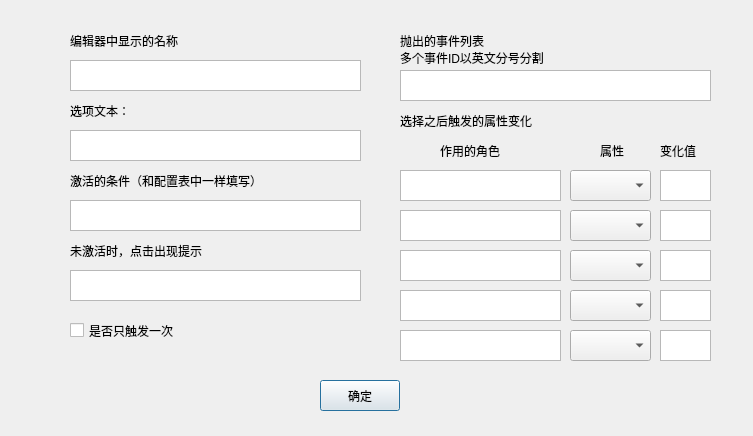
<?xml version="1.0" encoding="UTF-8"?>
<ui version="4.0">
 <class>DlgSetOption</class>
 <widget class="QDialog" name="DlgSetOption">
  <property name="geometry">
   <rect>
    <x>0</x>
    <y>0</y>
    <width>753</width>
    <height>436</height>
   </rect>
  </property>
  <property name="windowTitle">
   <string>Dialog</string>
  </property>
  <widget class="QPushButton" name="pushButton">
   <property name="geometry">
    <rect>
     <x>320</x>
     <y>380</y>
     <width>80</width>
     <height>31</height>
    </rect>
   </property>
   <property name="text">
    <string>确定</string>
   </property>
  </widget>
  <widget class="QLabel" name="label">
   <property name="geometry">
    <rect>
     <x>70</x>
     <y>100</y>
     <width>81</width>
     <height>21</height>
    </rect>
   </property>
   <property name="text">
    <string>选项文本：</string>
   </property>
   <property name="alignment">
    <set>Qt::AlignLeading|Qt::AlignLeft|Qt::AlignVCenter</set>
   </property>
  </widget>
  <widget class="QLabel" name="label_2">
   <property name="geometry">
    <rect>
     <x>70</x>
     <y>170</y>
     <width>211</width>
     <height>21</height>
    </rect>
   </property>
   <property name="text">
    <string>激活的条件（和配置表中一样填写）</string>
   </property>
   <property name="alignment">
    <set>Qt::AlignLeading|Qt::AlignLeft|Qt::AlignVCenter</set>
   </property>
  </widget>
  <widget class="QLabel" name="label_3">
   <property name="geometry">
    <rect>
     <x>70</x>
     <y>240</y>
     <width>151</width>
     <height>21</height>
    </rect>
   </property>
   <property name="text">
    <string>未激活时，点击出现提示</string>
   </property>
   <property name="alignment">
    <set>Qt::AlignLeading|Qt::AlignLeft|Qt::AlignVCenter</set>
   </property>
  </widget>
  <widget class="QLabel" name="label_4">
   <property name="geometry">
    <rect>
     <x>400</x>
     <y>30</y>
     <width>111</width>
     <height>21</height>
    </rect>
   </property>
   <property name="text">
    <string>抛出的事件列表</string>
   </property>
   <property name="alignment">
    <set>Qt::AlignLeading|Qt::AlignLeft|Qt::AlignVCenter</set>
   </property>
  </widget>
  <widget class="QLabel" name="label_6">
   <property name="geometry">
    <rect>
     <x>70</x>
     <y>30</y>
     <width>121</width>
     <height>21</height>
    </rect>
   </property>
   <property name="text">
    <string>编辑器中显示的名称</string>
   </property>
   <property name="alignment">
    <set>Qt::AlignLeading|Qt::AlignLeft|Qt::AlignVCenter</set>
   </property>
  </widget>
  <widget class="QTextEdit" name="txt_remark">
   <property name="geometry">
    <rect>
     <x>70</x>
     <y>60</y>
     <width>291</width>
     <height>31</height>
    </rect>
   </property>
  </widget>
  <widget class="QTextEdit" name="txt_text">
   <property name="geometry">
    <rect>
     <x>70</x>
     <y>130</y>
     <width>291</width>
     <height>31</height>
    </rect>
   </property>
  </widget>
  <widget class="QTextEdit" name="txt_cond">
   <property name="geometry">
    <rect>
     <x>70</x>
     <y>200</y>
     <width>291</width>
     <height>31</height>
    </rect>
   </property>
  </widget>
  <widget class="QTextEdit" name="txt_tips">
   <property name="geometry">
    <rect>
     <x>70</x>
     <y>270</y>
     <width>291</width>
     <height>31</height>
    </rect>
   </property>
  </widget>
  <widget class="QTextEdit" name="txt_events">
   <property name="geometry">
    <rect>
     <x>400</x>
     <y>70</y>
     <width>311</width>
     <height>31</height>
    </rect>
   </property>
  </widget>
  <widget class="QLabel" name="label_7">
   <property name="geometry">
    <rect>
     <x>400</x>
     <y>50</y>
     <width>251</width>
     <height>16</height>
    </rect>
   </property>
   <property name="text">
    <string>多个事件ID以英文分号分割</string>
   </property>
   <property name="alignment">
    <set>Qt::AlignLeading|Qt::AlignLeft|Qt::AlignVCenter</set>
   </property>
  </widget>
  <widget class="QCheckBox" name="cebox">
   <property name="geometry">
    <rect>
     <x>70</x>
     <y>310</y>
     <width>121</width>
     <height>41</height>
    </rect>
   </property>
   <property name="layoutDirection">
    <enum>Qt::LeftToRight</enum>
   </property>
   <property name="text">
    <string>是否只触发一次</string>
   </property>
   <property name="iconSize">
    <size>
     <width>32</width>
     <height>32</height>
    </size>
   </property>
   <property name="checkable">
    <bool>true</bool>
   </property>
   <property name="tristate">
    <bool>false</bool>
   </property>
  </widget>
  <widget class="QLabel" name="label_5">
   <property name="geometry">
    <rect>
     <x>400</x>
     <y>110</y>
     <width>171</width>
     <height>21</height>
    </rect>
   </property>
   <property name="text">
    <string>选择之后触发的属性变化</string>
   </property>
   <property name="alignment">
    <set>Qt::AlignLeading|Qt::AlignLeft|Qt::AlignVCenter</set>
   </property>
  </widget>
  <widget class="QLabel" name="label_8">
   <property name="geometry">
    <rect>
     <x>440</x>
     <y>140</y>
     <width>71</width>
     <height>21</height>
    </rect>
   </property>
   <property name="text">
    <string>作用的角色</string>
   </property>
   <property name="alignment">
    <set>Qt::AlignLeading|Qt::AlignLeft|Qt::AlignVCenter</set>
   </property>
  </widget>
  <widget class="QLabel" name="label_9">
   <property name="geometry">
    <rect>
     <x>600</x>
     <y>140</y>
     <width>51</width>
     <height>21</height>
    </rect>
   </property>
   <property name="text">
    <string>属性</string>
   </property>
   <property name="alignment">
    <set>Qt::AlignLeading|Qt::AlignLeft|Qt::AlignVCenter</set>
   </property>
  </widget>
  <widget class="QLabel" name="label_10">
   <property name="geometry">
    <rect>
     <x>660</x>
     <y>140</y>
     <width>51</width>
     <height>21</height>
    </rect>
   </property>
   <property name="text">
    <string>变化值</string>
   </property>
   <property name="alignment">
    <set>Qt::AlignLeading|Qt::AlignLeft|Qt::AlignVCenter</set>
   </property>
  </widget>
  <widget class="QWidget" name="attrs" native="true">
   <property name="geometry">
    <rect>
     <x>390</x>
     <y>120</y>
     <width>331</width>
     <height>251</height>
    </rect>
   </property>
   <widget class="QComboBox" name="cmb_attr_2">
    <property name="geometry">
     <rect>
      <x>180</x>
      <y>90</y>
      <width>81</width>
      <height>31</height>
     </rect>
    </property>
   </widget>
   <widget class="QTextEdit" name="txt_delta_2">
    <property name="geometry">
     <rect>
      <x>270</x>
      <y>90</y>
      <width>51</width>
      <height>31</height>
     </rect>
    </property>
   </widget>
   <widget class="QTextEdit" name="txt_delta_5">
    <property name="geometry">
     <rect>
      <x>270</x>
      <y>210</y>
      <width>51</width>
      <height>31</height>
     </rect>
    </property>
   </widget>
   <widget class="QTextEdit" name="txt_role_1">
    <property name="geometry">
     <rect>
      <x>10</x>
      <y>50</y>
      <width>161</width>
      <height>31</height>
     </rect>
    </property>
   </widget>
   <widget class="QTextEdit" name="txt_delta_1">
    <property name="geometry">
     <rect>
      <x>270</x>
      <y>50</y>
      <width>51</width>
      <height>31</height>
     </rect>
    </property>
   </widget>
   <widget class="QTextEdit" name="txt_role_3">
    <property name="geometry">
     <rect>
      <x>10</x>
      <y>130</y>
      <width>161</width>
      <height>31</height>
     </rect>
    </property>
   </widget>
   <widget class="QComboBox" name="cmb_attr_4">
    <property name="geometry">
     <rect>
      <x>180</x>
      <y>170</y>
      <width>81</width>
      <height>31</height>
     </rect>
    </property>
   </widget>
   <widget class="QComboBox" name="cmb_attr_3">
    <property name="geometry">
     <rect>
      <x>180</x>
      <y>130</y>
      <width>81</width>
      <height>31</height>
     </rect>
    </property>
   </widget>
   <widget class="QComboBox" name="cmb_attr_1">
    <property name="geometry">
     <rect>
      <x>180</x>
      <y>50</y>
      <width>81</width>
      <height>31</height>
     </rect>
    </property>
   </widget>
   <widget class="QTextEdit" name="txt_delta_3">
    <property name="geometry">
     <rect>
      <x>270</x>
      <y>130</y>
      <width>51</width>
      <height>31</height>
     </rect>
    </property>
   </widget>
   <widget class="QTextEdit" name="txt_role_5">
    <property name="geometry">
     <rect>
      <x>10</x>
      <y>210</y>
      <width>161</width>
      <height>31</height>
     </rect>
    </property>
   </widget>
   <widget class="QComboBox" name="cmb_attr_5">
    <property name="geometry">
     <rect>
      <x>180</x>
      <y>210</y>
      <width>81</width>
      <height>31</height>
     </rect>
    </property>
   </widget>
   <widget class="QTextEdit" name="txt_role_2">
    <property name="geometry">
     <rect>
      <x>10</x>
      <y>90</y>
      <width>161</width>
      <height>31</height>
     </rect>
    </property>
   </widget>
   <widget class="QTextEdit" name="txt_delta_4">
    <property name="geometry">
     <rect>
      <x>270</x>
      <y>170</y>
      <width>51</width>
      <height>31</height>
     </rect>
    </property>
   </widget>
   <widget class="QTextEdit" name="txt_role_4">
    <property name="geometry">
     <rect>
      <x>10</x>
      <y>170</y>
      <width>161</width>
      <height>31</height>
     </rect>
    </property>
   </widget>
  </widget>
 </widget>
 <resources/>
 <connections/>
</ui>
